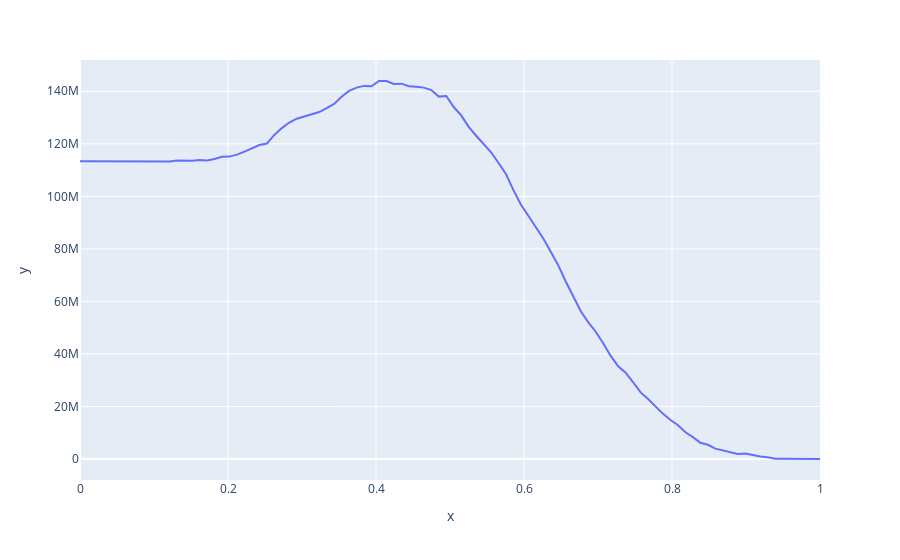

Notebook cell for this chart:
### Code cell
# pert que 25% de la somme
# taux interet = 0.03
analyse_pnl(0.03, 0.25)
